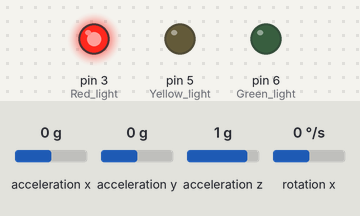
Recording of a sketch running on a simulated Arduino Uno, built with avr-gcc and run on an emulated ATmega328P. On the bench: output pins drawn as LEDs (lit = HIGH). Wiring (inferred from the names in the program): MPU-9250 motion sensor at I2C address 0x68. Inputs (shaded band) come from the test bench; at power-on: acceleration z 1 g, rotation x 0 °/s, acceleration x 0 g, acceleration y 0 g.

Above: at 1.2 s.
1.3 s: acceleration z set to 0.7 g
2.8 s: acceleration z set to 0.4 g
At 3.2 s:
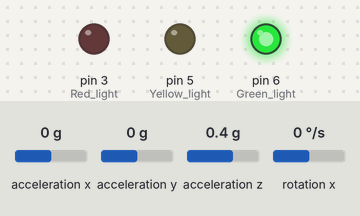
4.3 s: rotation x set to -18 °/s
5.8 s: rotation x set to -21 °/s
At 6.7 s:
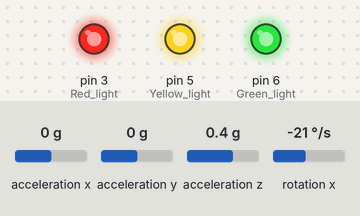
Timing chart, 0 to 8.3 s (numbered marks = the images above; inputs shaded):
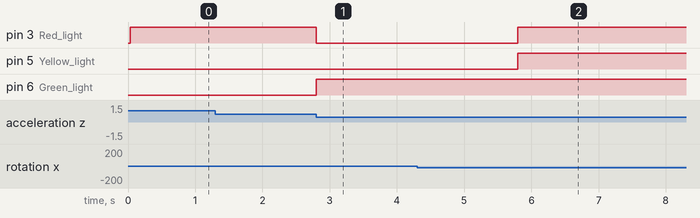

The sketch:

Simple_on_axis_fusion.ino
```cpp
#include <Wire.h>
#define MPU_ADDR 0x68
#define GYRO_Z_ADDR 0x43
// Actually Gyro X address
#define ACCEL_Z_ADDR 0x3F

int16_t offset;

void setup() {
  Wire.begin();
  Serial.begin(9600);
  writeByte(MPU_ADDR,0x1B , 0x18); // Set to 2000 DPS
  writeByte(MPU_ADDR, 0x1C, 0x00); // Set to 2g
  writeByte(MPU_ADDR, 0x1D, 0x06); // 5Hz low pass filter
  pinMode(6, OUTPUT); // Green light
  pinMode(5, OUTPUT); // Yellow light
  pinMode(3, OUTPUT); // Red light
  offset = getOffset(GYRO_Z_ADDR);
}

void loop() {
  // put your main code here, to run repeatedly:
  Wire.beginTransmission(MPU_ADDR);
  int16_t gyroZ = readSensorData(GYRO_Z_ADDR) - offset;
  int16_t accelZ = readSensorData(ACCEL_Z_ADDR);
  bool safeToFire = false;

//  Serial.write("Gyro Z rate of change: ");
//  Serial.print(gyroZ);
//  Serial.write("\n");

  // Yellow if moving too much
  // TODO: Tune this to fit reasonable rate
    // Maybe use a lower level for degrees per second or actually convert to degrees?
  if(abs(gyroZ) > 325) {
    digitalWrite(5, HIGH);
    safeToFire = false;
  } else {
    digitalWrite(5, LOW);
    safeToFire = true;
  }

  // Green if not moving too much
  if(accelZ < 9191) { // Roughly sin(45) of what it is when level
    digitalWrite(6, HIGH);
  } else {
    digitalWrite(6, LOW);
    safeToFire = false;
  }

  // Red if it's not safe to fire
  if(safeToFire) {
    digitalWrite(3, LOW);
  } else {
    digitalWrite(3, HIGH);
  }

}

int16_t getOffset(int16_t reg) {
  int16_t accumulator = 0;
  for(int i=0; i<50; i++) {
    accumulator += readSensorData(reg);
  }
  return accumulator/50;
}

int16_t readSensorData(uint8_t addr) {
  int16_t ret;
  uint8_t rawData[2]; // This is bad. Allocate outside of loops
  getBytes(rawData, MPU_ADDR, addr, 2);
  // Cast to 16 bit signed int
  // Bit shift left 8
  // bitwise or
  ret = ((int16_t)rawData[0] << 8) | rawData[1];
  return ret;
}

// Copy from here
// https://github.com/kriswiner/MPU9250/blob/72038b040bef3cf072612cd8a8ee8f26e3c87158/MPU9250BasicAHRS.ino#L1024
void getBytes(uint8_t* tmp, uint8_t addr, uint8_t subAddr, uint8_t bytes) {
  Wire.beginTransmission(addr);
  Wire.write(subAddr);
  Wire.endTransmission(false);
  uint8_t i = 0;
  Wire.requestFrom(addr, bytes);
  while(Wire.available()) {
    tmp[i++] = Wire.read();
  }
}


void writeByte(uint8_t address, uint8_t subAddress, uint8_t data) {
  Wire.beginTransmission(address);  // Initialize the Tx buffer
  Wire.write(subAddress);           // Put slave register address in Tx buffer
  Wire.write(data);                 // Put data in Tx buffer
  Wire.endTransmission();           // Send the Tx buffer
}
```

Measured:
- the behaviour switches between 0.6 and 0.5 g on acceleration z (found by bisection; images 0 and 1)
- the behaviour switches between -19 and -20 °/s on rotation x (found by bisection; images 1 and 2)
- after the input at 1.3 s, every drawn part: stays the same
- after the input at 2.8 s, pin 3 (Red_light): HIGH → LOW at once; pin 6 (Green_light): LOW → HIGH at once
- after the input at 4.3 s, every drawn part: stays the same
- after the input at 5.8 s, pin 3 (Red_light), pin 5 (Yellow_light): LOW → HIGH at once
